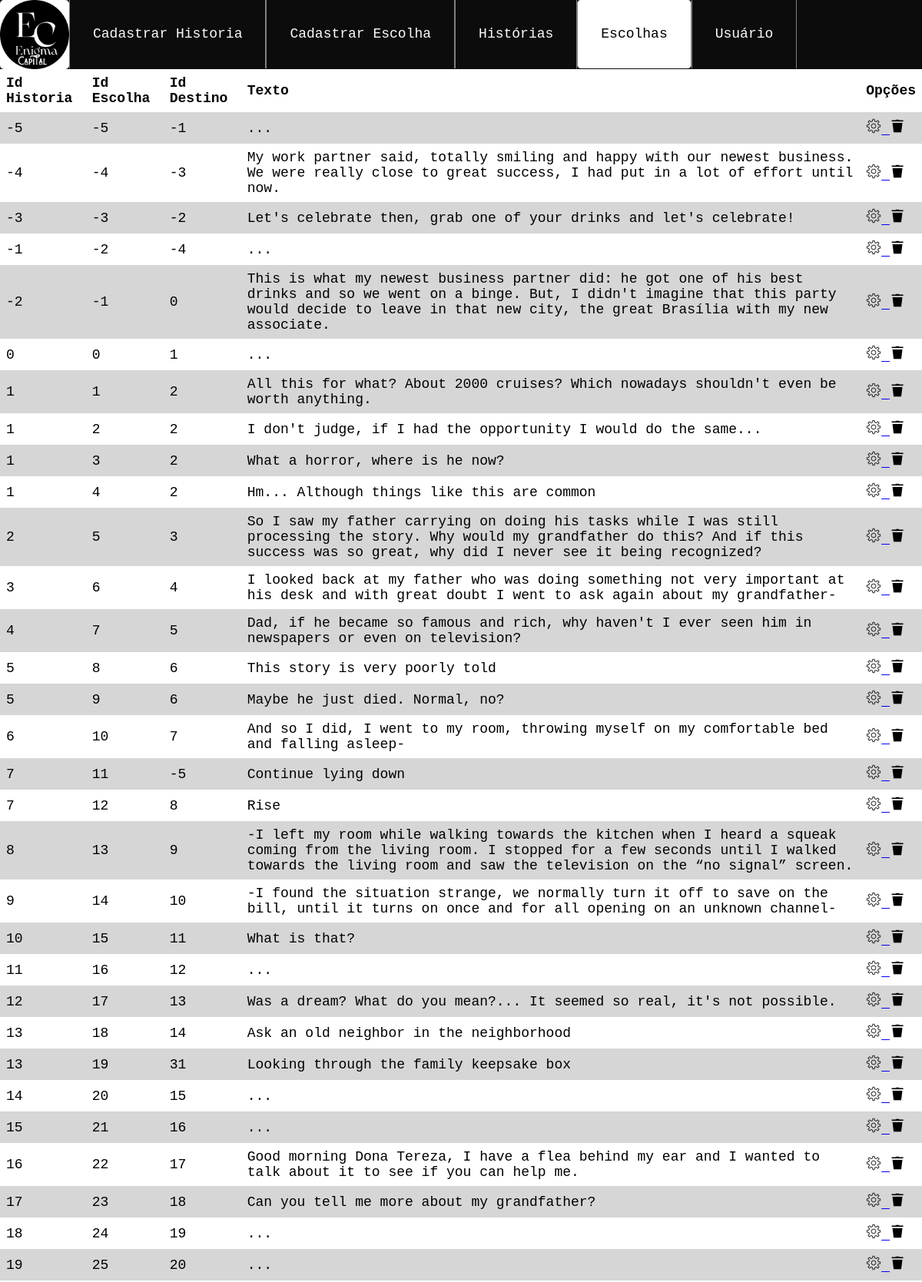
Page /crud/listarEen.php (upper part) on the committed database.
### tables this page shows
CREATE TABLE IF NOT EXISTS `escolhasen` (
  `id_escolha` int NOT NULL,
  `id_usuario` int NOT NULL,
  `escolha` varchar(255) NOT NULL,
  `id_historia` int NOT NULL,
  `id_destino` int NOT NULL,
  PRIMARY KEY (`id_escolha`),
  KEY `id_historia` (`id_historia`),
  KEY `id_usuario` (`id_usuario`)
);

### crud/listarEen.php (the view, shortened to what this page needs)
<!DOCTYPE html>
<html lang="pt-br">
<head>
  <link rel="stylesheet" href="../css/navbar.css">
  <link rel="stylesheet" href="../css/form.css">
  <link rel="stylesheet" href="../css/listar.css">
</head>
<body>
  <?php
  require_once "navbar.php";
  include("../conecta.php");
  $sql = "SELECT * FROM escolhasen";
  $resultado = mysqli_query($conexao, $sql);
  $lang = 2;
  echo ' <div class="table">
  <table>
    <tr>
    <strong>
      <th scope="col">Id Historia</th>
      <th scope="col">Id Escolha</th>
      <th scope="col">Id Destino</th>
      <th scope="col">Texto</th>
      <th scope="col">Opções</th>
    </strong>
    </tr>';
  while ($dados = mysqli_fetch_assoc($resultado)) {
    echo "<td> " . $dados['id_historia'] . " </td>";
    echo "<td>" . $dados['id_escolha'] . " </td>";
    echo "<td>" . $dados['id_destino'] . " </td>";
    echo "<td> " . $dados['escolha'] . "</td>";
    echo "<td><a href='../crud/editarE.php?id_escolha=" . $dados['id_escolha'] . "&lang=" . $lang ."'>" . "<img src='../img/settings.png' widht='20' height='20'" . "</a>";
    echo " <a href='../crud/excluirEscolhas.php?id_escolha=" . $dados['id_escolha'] . "'>" . "<img src='../img/lixeira.png' widht='20' height='20'" . "</a></td>";
  }
  echo '</table>
</div>';
  ?>
</body>
</html>

### css/navbar.css (style rules this page uses)
* { margin: 0; padding: 0; box-sizing: border-box; font-family: Mono, monospace; }

### css/form.css (style rules this page uses)
* { font-size: large; }

### css/listar.css (style rules this page uses)
table { font-family: arial, sans-serif; border-collapse: collapse; width: 100%; }
td, th { text-align: left; padding: 8px; }

### rows in the picture
escolhasen: id_historia "-5", id_escolha "-5", id_destino "-1", escolha "..."
escolhasen: id_historia "-4", id_escolha "-4", id_destino "-3", escolha "My work partner said, totally smiling and happy with our newest business. We were really close to great success, I had put in a lot of effort until now."
escolhasen: id_historia "-3", id_escolha "-3", id_destino "-2", escolha "Let's celebrate then, grab one of your drinks and let's celebrate!"
escolhasen: id_historia "-1", id_escolha "-2", id_destino "-4", escolha "..."
escolhasen: id_historia "-2", id_escolha "-1", id_destino "0", escolha "This is what my newest business partner did: he got one of his best drinks and so we went on a binge. But, I didn't imagine that this party would decide to leave in that new city, the great Brasília with my new associate."
escolhasen: id_historia "0", id_escolha "0", id_destino "1", escolha "..."
escolhasen: id_historia "1", id_escolha "1", id_destino "2", escolha "All this for what? About 2000 cruises? Which nowadays shouldn't even be worth anything."
escolhasen: id_historia "1", id_escolha "2", id_destino "2", escolha "I don't judge, if I had the opportunity I would do the same..."
escolhasen: id_historia "1", id_escolha "3", id_destino "2", escolha "What a horror, where is he now?"
escolhasen: id_historia "1", id_escolha "4", id_destino "2", escolha "Hm... Although things like this are common"
escolhasen: id_historia "2", id_escolha "5", id_destino "3", escolha "So I saw my father carrying on doing his tasks while I was still processing the story. Why would my grandfather do this? And if this success was so great, why did I never see it being recognized?"
escolhasen: id_historia "3", id_escolha "6", id_destino "4", escolha "I looked back at my father who was doing something not very important at his desk and with great doubt I went to ask again about my grandfather-"
escolhasen: id_historia "4", id_escolha "7", id_destino "5", escolha "Dad, if he became so famous and rich, why haven't I ever seen him in newspapers or even on television?"
escolhasen: id_historia "5", id_escolha "8", id_destino "6", escolha "This story is very poorly told"
escolhasen: id_historia "5", id_escolha "9", id_destino "6", escolha "Maybe he just died. Normal, no?"
escolhasen: id_historia "6", id_escolha "10", id_destino "7", escolha "And so I did, I went to my room, throwing myself on my comfortable bed and falling asleep-"
escolhasen: id_historia "7", id_escolha "11", id_destino "-5", escolha "Continue lying down"
escolhasen: id_historia "7", id_escolha "12", id_destino "8", escolha "Rise"
escolhasen: id_historia "8", id_escolha "13", id_destino "9", escolha "-I left my room while walking towards the kitchen when I heard a squeak coming from the living room. I stopped for a few seconds until I walked towards the living room and saw the television on the “no signal” screen."
escolhasen: id_historia "9", id_escolha "14", id_destino "10", escolha "-I found the situation strange, we normally turn it off to save on the bill, until it turns on once and for all opening on an unknown channel-"
escolhasen: id_historia "10", id_escolha "15", id_destino "11", escolha "What is that?"
escolhasen: id_historia "11", id_escolha "16", id_destino "12", escolha "..."
escolhasen: id_historia "12", id_escolha "17", id_destino "13", escolha "Was a dream? What do you mean?... It seemed so real, it's not possible."
escolhasen: id_historia "13", id_escolha "18", id_destino "14", escolha "Ask an old neighbor in the neighborhood"
escolhasen: id_historia "13", id_escolha "19", id_destino "31", escolha "Looking through the family keepsake box"
escolhasen: id_historia "14", id_escolha "20", id_destino "15", escolha "..."
escolhasen: id_historia "15", id_escolha "21", id_destino "16", escolha "..."
escolhasen: id_historia "16", id_escolha "22", id_destino "17", escolha "Good morning Dona Tereza, I have a flea behind my ear and I wanted to talk about it to see if you can help me."
escolhasen: id_historia "17", id_escolha "23", id_destino "18", escolha "Can you tell me more about my grandfather?"
escolhasen: id_historia "18", id_escolha "24", id_destino "19", escolha "..."
escolhasen: id_historia "19", id_escolha "25", id_destino "20", escolha "..."
